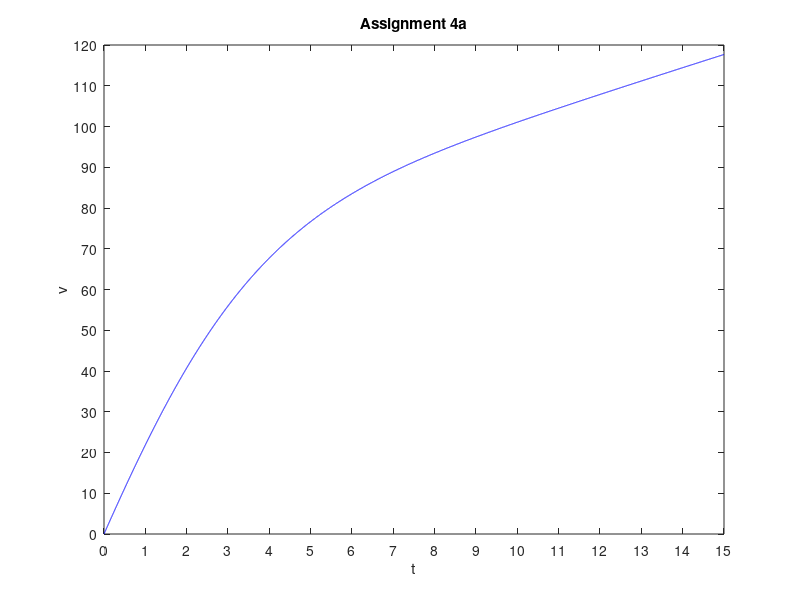

MATLAB code to generate this figure:
%Sean Marino
%CSC2262 - Numerical Methods
%cs226245
%Assignment 4a

c = .0016;
t = 0:.001:15;
f = @(t,v) ((3*t^2 + 6*t + 150)/(sqrt(t^2 + 4*t + 20)))-c*v^2;
u0=0;
options = odeset('RelTol',1e-7, 'AbsTol',1e-7);
[t, v] = ode45(f, t, u0, options);
v = v*60/88;
plot(t, v, 'b');
axis([0 15 0 120]);
set(gca, 'xtick', 0:15);
set(gca, 'ytick', 0:10:120);
xlabel('t');
ylabel('v');
title('Assignment 4a');